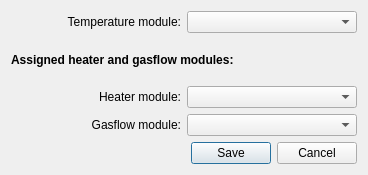
<?xml version="1.0" encoding="UTF-8"?>
<ui version="4.0">
 <class>Dialog</class>
 <widget class="QDialog" name="Dialog">
  <property name="geometry">
   <rect>
    <x>0</x>
    <y>0</y>
    <width>368</width>
    <height>175</height>
   </rect>
  </property>
  <property name="windowTitle">
   <string>Module Selection</string>
  </property>
  <layout class="QGridLayout" name="gridLayout">
   <item row="4" column="0">
    <widget class="QLabel" name="label_3">
     <property name="text">
      <string>Gasflow module:</string>
     </property>
     <property name="alignment">
      <set>Qt::AlignRight|Qt::AlignTrailing|Qt::AlignVCenter</set>
     </property>
    </widget>
   </item>
   <item row="1" column="1">
    <widget class="QComboBox" name="comboBoxTEMP"/>
   </item>
   <item row="5" column="0" colspan="2">
    <widget class="QDialogButtonBox" name="buttonBox">
     <property name="orientation">
      <enum>Qt::Horizontal</enum>
     </property>
     <property name="standardButtons">
      <set>QDialogButtonBox::Cancel|QDialogButtonBox::Save</set>
     </property>
    </widget>
   </item>
   <item row="4" column="1">
    <widget class="QComboBox" name="comboBoxAUX">
     <property name="contextMenuPolicy">
      <enum>Qt::DefaultContextMenu</enum>
     </property>
    </widget>
   </item>
   <item row="1" column="0" alignment="Qt::AlignRight">
    <widget class="QLabel" name="label_2">
     <property name="text">
      <string>Temperature module:</string>
     </property>
     <property name="alignment">
      <set>Qt::AlignRight|Qt::AlignTrailing|Qt::AlignVCenter</set>
     </property>
    </widget>
   </item>
   <item row="3" column="1">
    <widget class="QComboBox" name="comboBoxHTR"/>
   </item>
   <item row="3" column="0" alignment="Qt::AlignRight">
    <widget class="QLabel" name="label_4">
     <property name="text">
      <string>Heater module:</string>
     </property>
     <property name="alignment">
      <set>Qt::AlignRight|Qt::AlignTrailing|Qt::AlignVCenter</set>
     </property>
    </widget>
   </item>
   <item row="2" column="0" colspan="2">
    <widget class="QLabel" name="label">
     <property name="font">
      <font>
       <weight>75</weight>
       <bold>true</bold>
      </font>
     </property>
     <property name="text">
      <string>Assigned heater and gasflow modules:</string>
     </property>
    </widget>
   </item>
  </layout>
 </widget>
 <resources/>
 <connections>
  <connection>
   <sender>buttonBox</sender>
   <signal>accepted()</signal>
   <receiver>Dialog</receiver>
   <slot>accept()</slot>
   <hints>
    <hint type="sourcelabel">
     <x>248</x>
     <y>254</y>
    </hint>
    <hint type="destinationlabel">
     <x>157</x>
     <y>274</y>
    </hint>
   </hints>
  </connection>
  <connection>
   <sender>buttonBox</sender>
   <signal>rejected()</signal>
   <receiver>Dialog</receiver>
   <slot>reject()</slot>
   <hints>
    <hint type="sourcelabel">
     <x>316</x>
     <y>260</y>
    </hint>
    <hint type="destinationlabel">
     <x>286</x>
     <y>274</y>
    </hint>
   </hints>
  </connection>
 </connections>
</ui>
